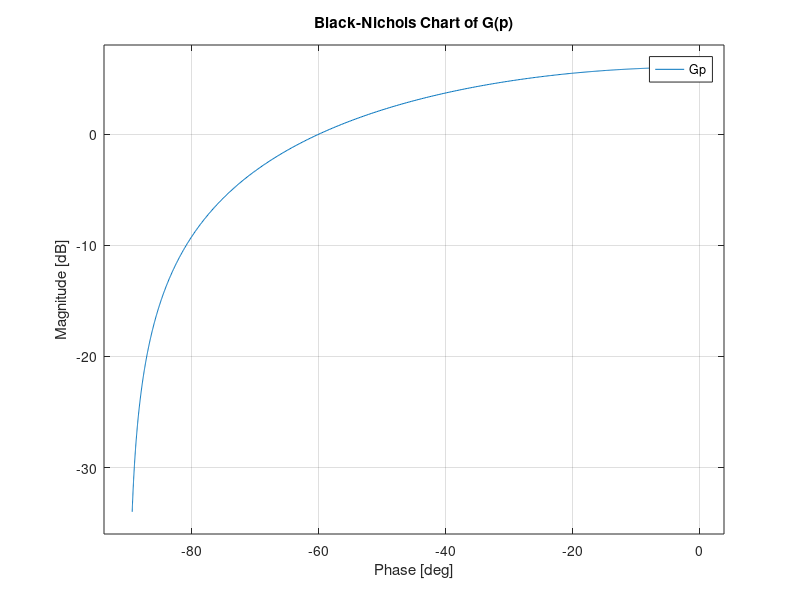

Recreate this plot in MATLAB.
clear; clc; close all;

%% Qn1: Digital transfer function of the system
Ts = 0.01;                   

Gp = tf(2, [0.1 1]);         
Gz = c2d(Gp, Ts, 'zoh');      

%% Qn2: Continuous transfer function on a Black–Nichols chart
figure;
nichols(Gp);
grid on;
title('Black-Nichols Chart of G(p)');

%% Qn3: Estimate proportional gain Kp from damping factor lambda = 0.42
lambda = 0.42;

% Resonance factor Q from damping lambda
Q  = 1 / (2*lambda*sqrt(1 - lambda^2));
Q2 = Q^2;
fprintf('\nQn3: lambda = %.2f  ->  Q = %.3f\n', lambda, Q);

 
omega_r = 10;   
[mag_r, phase_deg_r] = bode(Gp, omega_r);
mag_r = squeeze(mag_r);                 % |G(j*omega_r)|
phi_r = squeeze(phase_deg_r)*pi/180;    % phase in radians
 
% Q^2 = X^2 / (1 + 2 X cos(phi_r) + X^2) 
a = Q2 - 1;
b = 2*Q2*cos(phi_r);
c = Q2;

disc = b^2 - 4*a*c;
if disc < 0
    error('No real solution for X at this frequency.');
end

X1 = (-b + sqrt(disc)) / (2*a);
X2 = (-b - sqrt(disc)) / (2*a);

% X is a magnitude, so take absolute values and choose the smaller one
X_candidates = abs([X1, X2]);
X = min(X_candidates);

Kp = X / mag_r;           

fprintf('Estimated proportional gain  Kp ≈ %.3f\n', Kp); 

%% Qn4: Compute Ti
Ti = 5 / omega_r;           
fprintf('Qn4: Ti = %.4f seconds\n', Ti);

%% Qn5: Continuous TF of the controller (PI)
s  = tf('s');
Cs = Kp * (1 + 1/(Ti*s)) 

%% Qn6: Digital transfer function of the controller (Tustin)
Cz = c2d(Cs, Ts, 'tustin')
